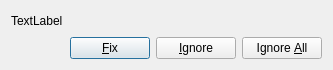
<?xml version="1.0" encoding="UTF-8"?>
<ui version="4.0">
 <class>ReadNounErrorDialog</class>
 <widget class="QDialog" name="ReadNounErrorDialog">
  <property name="geometry">
   <rect>
    <x>0</x>
    <y>0</y>
    <width>333</width>
    <height>70</height>
   </rect>
  </property>
  <property name="windowTitle">
   <string>Read Noun Error</string>
  </property>
  <layout class="QVBoxLayout" name="verticalLayout">
   <item>
    <widget class="QLabel" name="label">
     <property name="text">
      <string>TextLabel</string>
     </property>
    </widget>
   </item>
   <item>
    <layout class="QHBoxLayout" name="horizontalLayout">
     <item>
      <spacer name="horizontalSpacer">
       <property name="orientation">
        <enum>Qt::Horizontal</enum>
       </property>
       <property name="sizeHint" stdset="0">
        <size>
         <width>40</width>
         <height>20</height>
        </size>
       </property>
      </spacer>
     </item>
     <item>
      <widget class="QPushButton" name="fixPushButton">
       <property name="text">
        <string>&amp;Fix</string>
       </property>
      </widget>
     </item>
     <item>
      <widget class="QPushButton" name="ignorePushButton">
       <property name="text">
        <string>&amp;Ignore</string>
       </property>
      </widget>
     </item>
     <item>
      <widget class="QPushButton" name="ignoreAllPushButton">
       <property name="text">
        <string>Ignore &amp;All</string>
       </property>
      </widget>
     </item>
    </layout>
   </item>
  </layout>
 </widget>
 <resources/>
 <connections/>
</ui>
